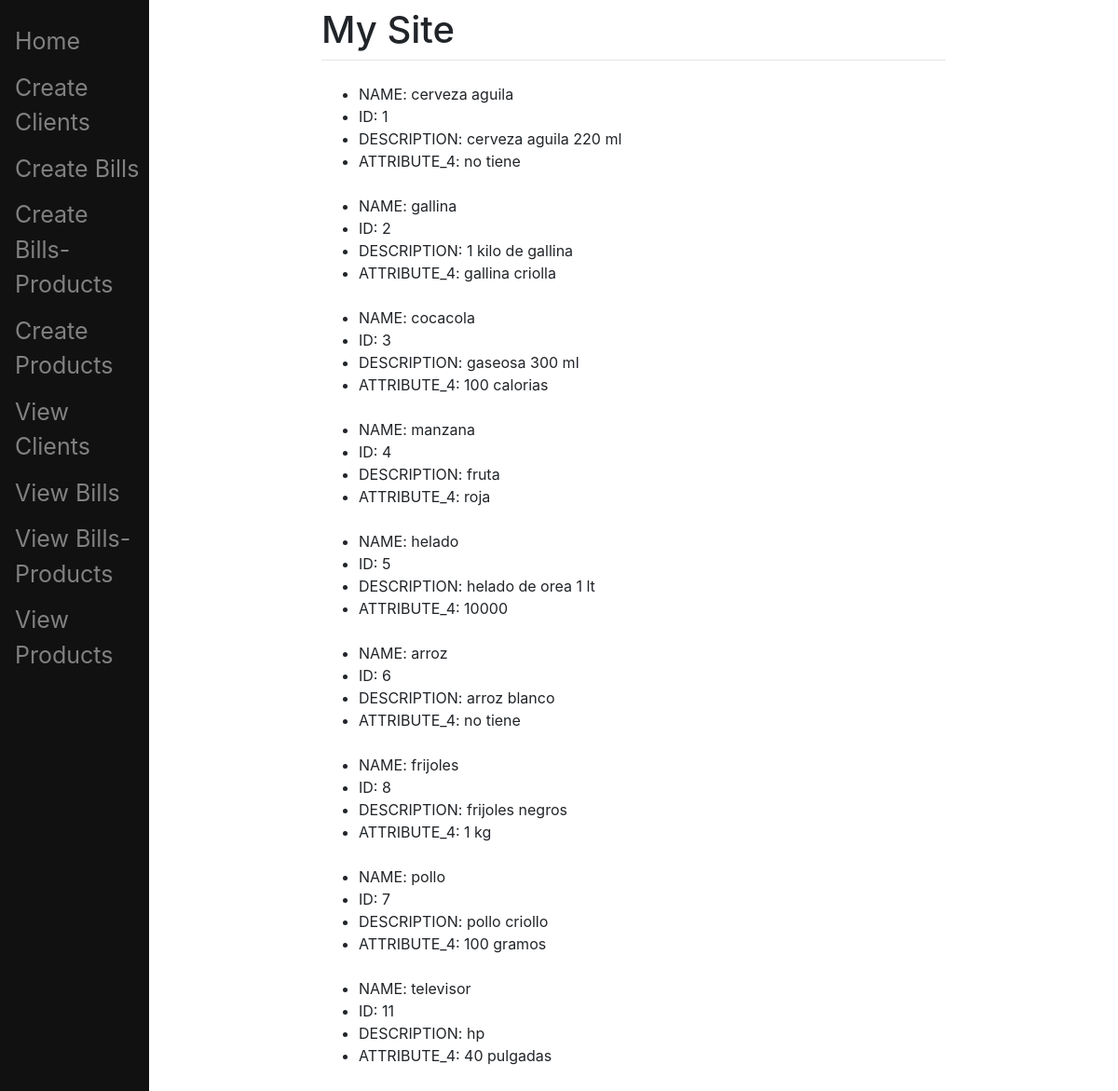
/product/all (signed in), run on the app's committed database.
### blog/models.py (models this page shows, shortened)
class Product(models.Model):
    id = models.PositiveIntegerField(primary_key = TRUE)
    name = models.CharField(max_length=50)
    description = models.TextField()
    attribute_4 = models.TextField()

### pages/views.py (the view)
# urls.py: path('product/all', views.all_products_view, name='all products'),
def all_products_view(request,*args,**kwargs): #Contact page view
    products = Product.objects.all()
    return render(request, "main/show_products.html", {"products":products})

### templates/main/show_products.html (shortened to what this page needs)
{% extends "main/base.html" %}
{% block content %}
	<ul>
		{% for product in products %}
			<li>NAME: {{product.name}}</li>
            <li>ID: {{product.id}}</li>
            <li>DESCRIPTION: {{product.description}}</li>
            <li>ATTRIBUTE_4: {{product.attribute_4}}</li>
            <br>
		{% endfor %}
	</ul>
{% endblock %}

### data on the page
Product: name "cerveza aguila", id "1", description "cerveza aguila 220 ml", attribute_4 "no tiene"
Product: name "gallina", id "2", description "1 kilo de gallina", attribute_4 "gallina criolla"
Product: name "cocacola", id "3", description "gaseosa 300 ml", attribute_4 "100 calorias"
Product: name "manzana", id "4", description "fruta", attribute_4 "roja"
Product: name "helado", id "5", description "helado de orea 1 lt", attribute_4 "10000"
Product: name "arroz", id "6", description "arroz blanco", attribute_4 "no tiene"
Product: name "frijoles", id "8", description "frijoles negros", attribute_4 "1 kg"
Product: name "pollo", id "7", description "pollo criollo", attribute_4 "100 gramos"
Product: name "televisor", id "11", description "hp", attribute_4 "40 pulgadas"
